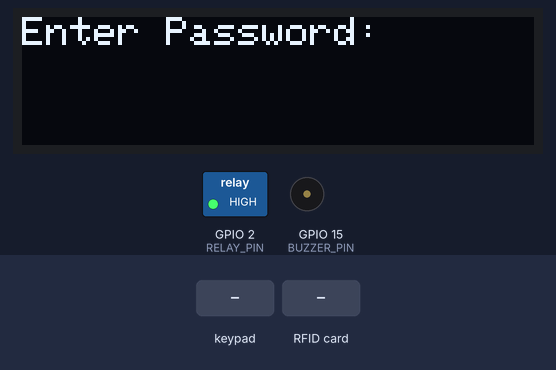
The sketch below on a simulated ESP32. Parts: 128×32 one-colour display, switched loads named in the sketch (green lamp = pin HIGH), buzzer (waves = sounding). The inputs (shaded band) are chosen by the test bench. WiFi joins after 1.5 s; servers stay silent unless stated; random numbers use the default seed unless the sketch sets one; what the sketch prints to the serial monitor is not drawn.

Above: at 6.3 s.
6.4 s: keypad keys 1 2 3 4 D pressed 0.4 s apart
At 8.9 s:
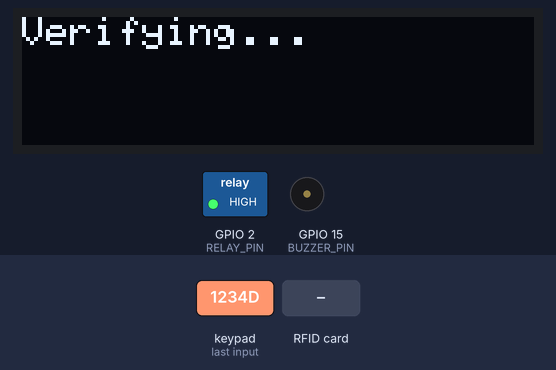
9.9 s: RFID card B8 61 9C 12 held to the reader
At 12.4 s:
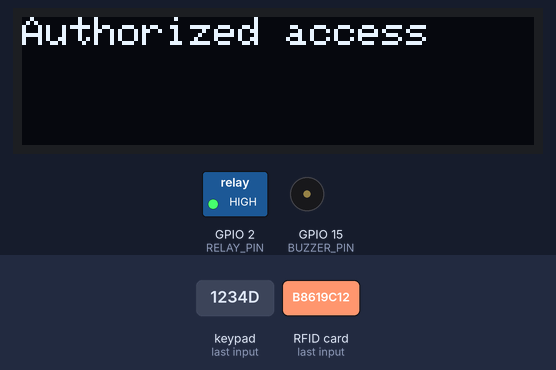
12.9 s: key 'D' pressed
15.9 s: keypad keys 3 2 3 3 2 5 2 6 D pressed 0.4 s apart
At 20.36 s:
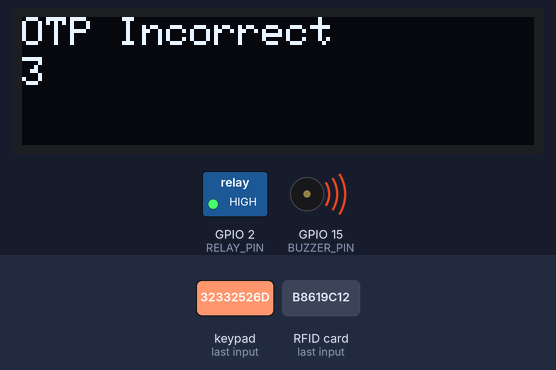
21.0 s: keypad keys 2 7 1 4 1 2 1 3 D pressed 0.4 s apart
At 23.79 s:
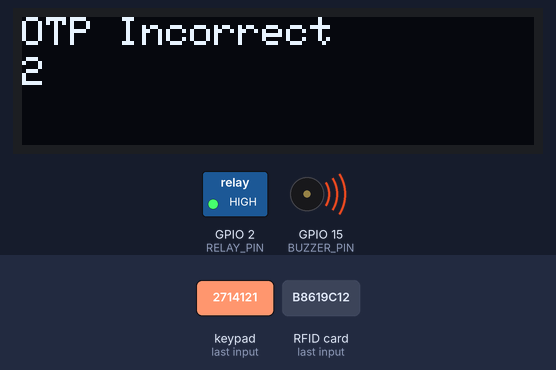
Timing chart, 0 to 28.6 s (numbered marks = the images above; inputs shaded):
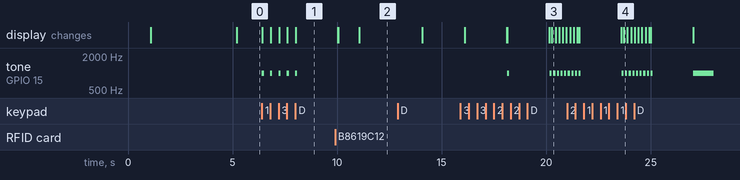

Measured:
- after the input at 6.4 s, tone on GPIO 15 (BUZZER_PIN): alternates 1000 Hz for 0.10 s and silent for 0.30 s, 10 changes in all, then stays silent, starting at once; the display: first changes at once (image 1 shows a later state)

The sketch:

majorcode3.ino
```cpp
#define BLYNK_TEMPLATE_ID "TMPL3f9QfXbVy"
#define BLYNK_TEMPLATE_NAME "otp"
#include <WiFi.h> // Change to WiFi.h for ESP32
#include <BlynkSimpleEsp32.h> // Change to BlynkSimpleEsp32.h for ESP32
#include <SPI.h>
#include <MFRC522.h>
#include <Wire.h>
#include <Adafruit_GFX.h>
#include <Adafruit_SSD1306.h>
#include <Keypad.h>
#define RST_PIN     22         // Reset pin for RFID module
#define RELAY_PIN 2
#define SS_PIN      21         // Slave Select pin for RFID module
#define BUZZER_PIN  15         // Define the pin for the buzzer
#define SCREEN_WIDTH 128
#define SCREEN_HEIGHT 32
#define OLED_ADDRESS 0x3C      // OLED display address
#define SDA_PIN 4              // SDA pin for OLED display
#define SCL_PIN 5              // SCL pin for OLED display
#define OLED_RESET    -1
#include <Arduino.h>
#include <Adafruit_Fingerprint.h>

const byte ROWS = 4;
const byte COLS = 4;
char keys[ROWS][COLS] = {
  {'1','2','3','A'},
  {'4','5','6','B'},
  {'7','8','9','C'},
  {'*','0','#','D'}
};
byte rowPins[ROWS] = {32, 33, 25, 26}; // Connect to the row pinouts of the keypad
byte colPins[COLS] = {27, 14, 12, 13}; // Connect to the column pinouts of the keypad

MFRC522 mfrc522(SS_PIN, RST_PIN);  // Create MFRC522 instance
Adafruit_SSD1306 display(SCREEN_WIDTH, SCREEN_HEIGHT, &Wire, OLED_RESET); // Create SSD1306 display instance
Keypad keypad = Keypad(makeKeymap(keys), rowPins, colPins, ROWS, COLS);
HardwareSerial serialPort(2); // use UART2
Adafruit_Fingerprint finger = Adafruit_Fingerprint(&serialPort);

String pass = "";
int otpCode= 0;
bool passEntered = false;
int attempts = 0;
char auth[] = "5wKys8Z0hCEyyOa_Inw_YUiSNX5B0r3L"; // Blynk authentication token

const char* ssid = "Vivo Y20 T";
const char* password = "Amanbhai";

int generateOTP() {
  return random(1000, 9999); // Generate a random 4-digit OTP
}

enum SecurityState {
  PASSWORD,
  OTP,
  RFID,
  FINGERPRINT,
  UNLOCKED
};

// Initialize the current state to PASSWORD
SecurityState currentState = PASSWORD;

void setup() {
  pinMode(RELAY_PIN, OUTPUT);
  digitalWrite(RELAY_PIN,HIGH);
  Serial.begin(115200);
  SPI.begin();          // Initialize SPI bus
  mfrc522.PCD_Init();   // Initialize MFRC522 RFID reader
  finger.begin(57600);

  // Initialize OLED display
  Wire.begin(SDA_PIN, SCL_PIN);
  if (!display.begin(SSD1306_SWITCHCAPVCC, OLED_ADDRESS)) {
    Serial.println(F("SSD1306 allocation failed"));
    for (;;);
  }

  display.clearDisplay();
  display.setTextSize(1);
  display.setTextColor(SSD1306_WHITE);
  display.setCursor(0, 0);

  display.println(F("RFID & OLED"));
  display.println(F("Initializing..."));
  display.display();
  delay(2000);
  display.clearDisplay();

  Blynk.begin(auth, ssid, password);

  // Generate OTP once
  otpCode = generateOTP();
  Blynk.virtualWrite(V1, otpCode); // Send OTP to virtual pin V0 on the Blynk server for ESP32
  Serial.println(otpCode);

  // Wait for Blynk to connect
  while (Blynk.connect() == false) {
    // Wait until Blynk connection is established
  }
}

void loop() {
  Blynk.run();
  switch (currentState) {
    case PASSWORD:
      enterPassword();
      break;
    case OTP:
      sendOTP();
      break;
    case RFID:
      enterRFID();
      break;
    case FINGERPRINT:
      enterFingerprint();
      break;
    case UNLOCKED:
      // Nothing to do in this state, the solenoid is already unlocked
      break;
  }
}

void enterFingerprint() {
  display.clearDisplay();
  display.setTextSize(1);
  display.setTextColor(SSD1306_WHITE);
  display.setCursor(0,0);
  display.println("Place your finger:");
  display.display();
  while (finger.getImage() != FINGERPRINT_OK) {
    delay(100); // Add a small delay to avoid overwhelming the sensor
  }
  int fingerprintID = getFingerprintIDez();
  if (fingerprintID == 2) {
    digitalWrite(RELAY_PIN, LOW); // Unlock if fingerprint ID is 2
    currentState = UNLOCKED;
  } else {
    currentState = PASSWORD; // Go back to password entry if fingerprint doesn't match
  }
}

int getFingerprintIDez() {
  uint8_t p = finger.getImage();
  if (p != FINGERPRINT_OK)
    return -1;

  p = finger.image2Tz();
  if (p != FINGERPRINT_OK)
    return -1;

  p = finger.fingerFastSearch();
  if (p != FINGERPRINT_OK)
    return -1;

  return finger.fingerID;
}

void enterPassword() {
  display.clearDisplay();
  display.setTextSize(1);
  display.setTextColor(SSD1306_WHITE);
  display.setCursor(0,0);
  display.println("Enter Password:");
  display.println(pass);
  display.display();
  char key = keypad.getKey();
  if (key != NO_KEY) {
    tone(BUZZER_PIN, 1000, 100);

    if (key == 'C' && pass.length() > 0) {
      pass.remove(pass.length() - 1); // Remove the last character from the password
    }
    else if (key != 'D') {
      pass += key;
    }


    if (key == 'D') {
      passEntered = true;
      verifyPassword();
    }
  }
}

void verifyPassword() {
  display.clearDisplay();
  display.setTextSize(1);
  display.setTextColor(SSD1306_WHITE);
  display.setCursor(0,0);
  display.println("Verifying...");
  display.display();
  delay(2000);

  if (pass == "1234") {
    display.clearDisplay();
    display.setTextSize(1);
    display.setTextColor(SSD1306_WHITE);
    display.setCursor(0,0);
    display.println("Password Verified");
    currentState = RFID;
    Serial.println(currentState);
    display.display();


  } else {
    attempts++;
    display.clearDisplay();
    display.setTextSize(1);
    display.setTextColor(SSD1306_WHITE);
    display.setCursor(0,0);
    display.println("Password Incorrect");
    display.display();

    if (attempts >= 3) {
      tone(BUZZER_PIN, 1000, 1000);
      delay(2000); // Delay for alarm sound
      resetESP(); // Reset the ESP32
    }
  }
  pass = "";
  passEntered = false;
}

void enterRFID() {
  display.clearDisplay();
  display.setTextSize(1);
  display.setTextColor(SSD1306_WHITE);
  display.setCursor(0,0);
  display.println("Scan RFID Card:");
  display.display();
  // Look for new cards
  if (mfrc522.PICC_IsNewCardPresent() && mfrc522.PICC_ReadCardSerial()) {
    // Show UID on serial monitor
    Serial.print(F("UID tag :"));
    String content = "";
    byte letter;
    for (byte i = 0; i < mfrc522.uid.size; i++) {
      Serial.print(mfrc522.uid.uidByte[i] < 0x10 ? " 0" : " ");
      Serial.print(mfrc522.uid.uidByte[i], HEX);
      content.concat(String(mfrc522.uid.uidByte[i] < 0x10 ? " 0" : " "));
      content.concat(String(mfrc522.uid.uidByte[i], HEX));
    }
    Serial.println();
    Serial.print(F("Message : "));
    content.toUpperCase();
    display.clearDisplay();
    display.setCursor(0, 0);
    display.println(F("UID:"));
    display.println(content);
    display.display();
    delay(1000);

    // Verify RFID tag
    if (content.substring(1) == "B8 61 9C 12") { // Change to the desired RFID tag UID
      display.clearDisplay();
      display.setTextSize(1);
      display.setTextColor(SSD1306_WHITE);
      display.setCursor(0,0);
      display.println("Authorized access");
      display.display();

      // Perform further actions or unlock mechanism here
      currentState = OTP;
    } else {
      Serial.println("Access denied");
    }
    delay(3000);
  }
}

void enterOTP() {
  char key;
  static int enteredOTP = 0; // Static variable to store the entered OTP

  display.clearDisplay();
  display.setTextSize(1);
  display.setTextColor(SSD1306_WHITE);
  display.setCursor(0,0);
  display.println("Enter OTP:");
  display.display();

  while (true) {
    key = keypad.getKey();

    if (key != NO_KEY && key != 'D') {
      tone(BUZZER_PIN, 1000, 100);

      if (key == 'C' && enteredOTP > 0) {
        enteredOTP /= 10; // Remove the last digit from the entered OTP
      }
      else if (isDigit(key)) {
        enteredOTP = enteredOTP * 10 + (key - '0'); // Append the entered digit to the OTP
      }

      display.setCursor(0, 10);
      display.print(enteredOTP);
      display.display();
    } else if (key == 'D') {
      tone(BUZZER_PIN, 1000, 100);
      verifyOTP(enteredOTP); // Verify the entered OTP
      enteredOTP = 0; // Reset entered OTP for next entry// Exit the loop after verifying OTP
    }
  }
}


void verifyOTP(int enteredOTP) {
  Serial.println(enteredOTP);
  Serial.println(otpCode);  // Print entered OTP

  // Rest of the function remains unchanged
  display.clearDisplay();
  display.setTextSize(1);
  display.setTextColor(SSD1306_WHITE);
  display.setCursor(0,0);
  display.println("Verifying OTP...");
  display.display();
  delay(2000);

  if (enteredOTP == otpCode) {
    display.clearDisplay();
    display.setTextSize(1);
    display.setTextColor(SSD1306_WHITE);
    display.setCursor(0,0);
    display.println("OTP Verified");
    display.display();
    delay(2000);
    enterFingerprint();

  } else {
    attempts++;
    display.clearDisplay();
    display.setTextSize(1);
    display.setTextColor(SSD1306_WHITE);
    display.setCursor(0,0);
    display.println("OTP Incorrect");
    display.display();

    if (attempts >= 3) {
      tone(BUZZER_PIN, 1000, 1000);
      delay(2000);
      resetESP();
    }
  }
}


void sendOTP() {
  display.clearDisplay();
  display.setTextSize(1);
  display.setTextColor(SSD1306_WHITE);
  display.setCursor(0,0);
  display.println("Sending OTP..");
  display.display();
  delay(2000);
  display.println("Check Blynk App");
  display.display();
  delay(2000);
  enterOTP();
}


void resetESP() {
  ESP.restart(); // Reset the ESP32
}
```
